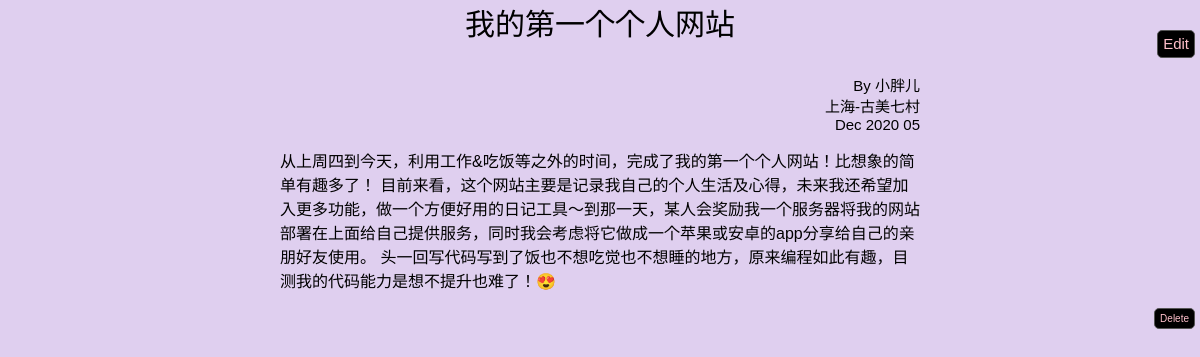
/diaries/1, run on the app's committed database.
### app.py (models this page shows)
class Diary(db.Model):
    id = db.Column(db.Integer, primary_key = True)
    create_time = db.Column(db.DateTime)
    location = db.Column(db.String(60))
    title = db.Column(db.String(60))
    content = db.Column(db.Text)

### app.py (the view)
@app.route('/diaries/<diary_id>')
def show_diary(diary_id):
    cur_diary = Diary.query.get(diary_id)
    id, title, time, content, location = cur_diary.id, cur_diary.title, cur_diary.create_time, cur_diary.content, cur_diary.location
    time = time.strftime('%b %Y %d , %H:%M')
    return render_template('diary.html', diary_id = id, time = time, title = title, content = content, username = '小胖儿', location = location)

### templates/diary.html
<head>
    <link rel="stylesheet" href="{{ url_for('static', filename='style.css') }}" type="text/css">
</head>
<p class="center-large">
     {{ title }}
</p>
<p class="right-small">
    By {{ username }}<br>
    {{ location }}<br>
    {{time[:12]}}
</p>
<body>
{{ content }}
</body>
<span>
    <form method="post" action="{{ url_for('edit_diary', diary_id = diary_id) }}">
        <input class="right-upper-button" type="submit" name="edit" value="Edit">
    </form>
</span>
<span>
    <form method="post" action="{{ url_for('delete_diary', diary_id = diary_id) }}">
        <input class="right-lower-button"  type="submit" name="delete" value="Delete" onclick="return confirm('Are you sure?')">
    </form>
</span>

### static/style.css (style rules this page uses)
body { background-color: #DFCFEF; margin: auto; max-width: 640px; max-height: 1000px; font-size: 16px; font-family: Helvetica, Arial, sans-serif; }
input { background-color:transparent; color:#888; outline-style: none; border: 0px; padding: 2px 1px; line-height: 1.3; }
.center-large { display: block; text-align: center; font-size: 30px; font-family: Helvetica, Arial, sans-serif; }
.right-small { text-align: right; font-size: 15px; }
.right-upper-button { position: fixed; top: 30px; right: 5px; font-size: 15px; padding: 3px 5px; text-decoration: none; cursor: pointer; background-color: black; color: pink; border: 1px solid #555555; border-radius: 5px; }
.right-lower-button { position: fixed; down: 30px; right: 5px; font-size: 10px; padding: 3px 5px; text-decoration: none; cursor: pointer; background-color: black; color: pink; border: 1px solid #555555; border-radius: 5px; }

### data on the page
Diary: title "我的第一个个人网站", location "上海-古美七村", content "从上周四到今天，利用工作&吃饭等之外的时间，完成了我的第一个个人网站！比想象的简单有趣多了！ 目前来看，这个网站主要是记录我自己的个人生活及心得，未来我还希望加入更多功能，做一个方便好用的日记工具～到那一天，某人会奖励我一个服务器将我的网站部署在上面给自己提供服务，同时我会考虑将它做成一个苹果或安卓的app分享给自己的亲朋好友使用。 头一回写代码写到了饭也不想吃觉也不想睡的地方，原来编程如此有趣，目测我的代码能力是想不提升也难了！😍"

### other printed values
{{ username }} "小胖儿"
{{ time[:12] }} "Dec 2020 05"
